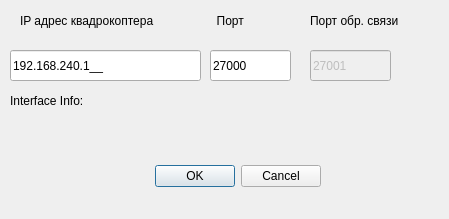
<?xml version="1.0" encoding="UTF-8"?>
<ui version="4.0">
 <class>connectDialog</class>
 <widget class="QDialog" name="connectDialog">
  <property name="geometry">
   <rect>

	<x>0</x>

	<y>0</y>

	<width>449</width>

	<height>219</height>
   </rect>
  </property>
  <property name="windowTitle">
   <string>Установить соединение...</string>
  </property>
  <widget class="QDialogButtonBox" name="buttonBox">
   <property name="geometry">

	<rect>

	 <x>140</x>

	 <y>160</y>

	 <width>181</width>

	 <height>32</height>

	</rect>
   </property>
   <property name="orientation">

	<enum>Qt::Horizontal</enum>
   </property>
   <property name="standardButtons">

	<set>QDialogButtonBox::Cancel|QDialogButtonBox::Ok</set>
   </property>
  </widget>
  <widget class="QLabel" name="label">
   <property name="geometry">

	<rect>

	 <x>20</x>

	 <y>10</y>

	 <width>181</width>

	 <height>21</height>

	</rect>
   </property>
   <property name="text">

	<string>IP адрес квадрокоптера</string>
   </property>
  </widget>
  <widget class="QLineEdit" name="lineEdit">
   <property name="geometry">

	<rect>

	 <x>10</x>

	 <y>50</y>

	 <width>191</width>

	 <height>31</height>

	</rect>
   </property>
   <property name="inputMask">

	<string>000.000.000.000;_</string>
   </property>
   <property name="text">

	<string>192.168.240.1</string>
   </property>
  </widget>
  <widget class="QLineEdit" name="port_Edit">
   <property name="geometry">

	<rect>

	 <x>210</x>

	 <y>50</y>

	 <width>81</width>

	 <height>31</height>

	</rect>
   </property>
   <property name="inputMask">

	<string/>
   </property>
   <property name="text">

	<string>27000</string>
   </property>
   <property name="clearButtonEnabled">

	<bool>false</bool>
   </property>
  </widget>
  <widget class="QLabel" name="label_2">
   <property name="geometry">

	<rect>

	 <x>210</x>

	 <y>10</y>

	 <width>51</width>

	 <height>21</height>

	</rect>
   </property>
   <property name="text">

	<string>  Порт</string>
   </property>
  </widget>
  <widget class="QLineEdit" name="feedback_port_Edit">
   <property name="enabled">

	<bool>false</bool>
   </property>
   <property name="geometry">

	<rect>

	 <x>310</x>

	 <y>50</y>

	 <width>81</width>

	 <height>31</height>

	</rect>
   </property>
   <property name="inputMask">

	<string/>
   </property>
   <property name="text">

	<string>27001</string>
   </property>
   <property name="readOnly">

	<bool>false</bool>
   </property>
   <property name="clearButtonEnabled">

	<bool>false</bool>
   </property>
  </widget>
  <widget class="QLabel" name="label_3">
   <property name="geometry">

	<rect>

	 <x>310</x>

	 <y>10</y>

	 <width>121</width>

	 <height>21</height>

	</rect>
   </property>
   <property name="text">

	<string>Порт обр. связи</string>
   </property>
  </widget>
  <widget class="QLabel" name="label_4">
   <property name="geometry">

	<rect>

	 <x>10</x>

	 <y>90</y>

	 <width>101</width>

	 <height>21</height>

	</rect>
   </property>
   <property name="text">

	<string>Interface Info:</string>
   </property>
  </widget>
  <widget class="QLabel" name="ip_info_label">
   <property name="geometry">

	<rect>

	 <x>130</x>

	 <y>90</y>

	 <width>151</width>

	 <height>21</height>

	</rect>
   </property>
   <property name="text">

	<string/>
   </property>
  </widget>
 </widget>
 <resources/>
 <connections>
  <connection>
   <sender>buttonBox</sender>
   <signal>accepted()</signal>
   <receiver>connectDialog</receiver>
   <slot>accept()</slot>
   <hints>

	<hint type="sourcelabel">

	 <x>248</x>

	 <y>254</y>

	</hint>

	<hint type="destinationlabel">

	 <x>157</x>

	 <y>274</y>

	</hint>
   </hints>
  </connection>
  <connection>
   <sender>buttonBox</sender>
   <signal>rejected()</signal>
   <receiver>connectDialog</receiver>
   <slot>reject()</slot>
   <hints>

	<hint type="sourcelabel">

	 <x>316</x>

	 <y>260</y>

	</hint>

	<hint type="destinationlabel">

	 <x>286</x>

	 <y>274</y>

	</hint>
   </hints>
  </connection>
 </connections>
</ui>
